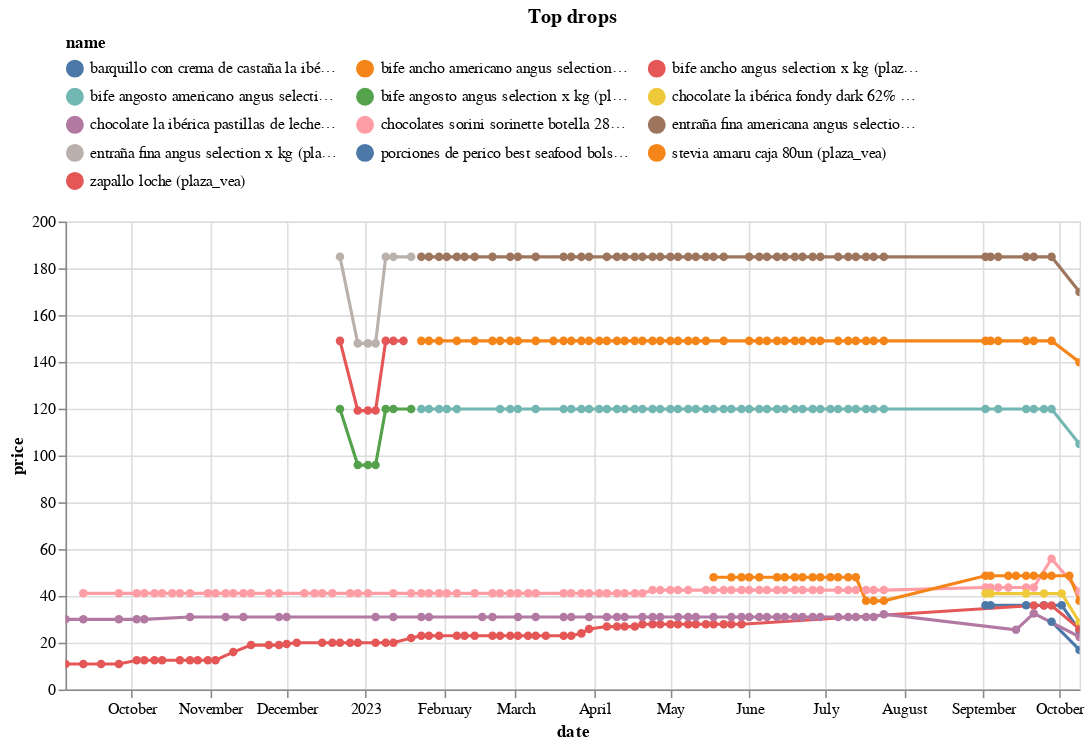

This figure's notebook cell:
### Code cell
(top_changes_abs
 .sort_values('change')
 .head(10)
 .pipe(plot_changes, 'Top drops')
)

### Figure 1 — Vega-Lite specification as saved in the notebook (floating-point values rounded to 4 significant figures; data arrays with more than 128 entries replaced by an {"elided": "..."} marker saying what was removed)
{"config": {"view": {"continuousWidth": 300, "continuousHeight": 300}, "legend": {"columns": 3, "orient": "top"}}, "data": {"name": "data-5a32bfea3771a7b87cca512e7f8e3220"}, "mark": {"type": "line", "point": true}, "encoding": {"color": {"field": "name", "scale": {"domain": ["barquillo con crema de castaña la ibérica táper 350g (plaza_vea)", "bife ancho americano angus selection x kg (plaza_vea)", "bife ancho angus selection x kg (plaza_vea)", "bife angosto americano angus selection x kg (plaza_vea)", "bife angosto angus selection x kg (plaza_vea)", "chocolate la ibérica fondy dark 62% barra 50g bolsa 6un (plaza_vea)", "chocolate la ibérica pastillas de leche de leche en pastillas caja 300gr (plaza_vea)", "chocolates sorini sorinette botella 280g (plaza_vea)", "entraña fina americana angus selection x kg (plaza_vea)", "entraña fina angus selection x kg (plaza_vea)", "porciones de perico best seafood bolsa 500g (plaza_vea)", "stevia amaru caja 80un (plaza_vea)", "zapallo loche (plaza_vea)"]}, "type": "nominal"}, "tooltip": [{"field": "name", "type": "nominal"}, {"field": "price", "type": "quantitative"}, {"field": "last_price", "type": "quantitative"}], "x": {"field": "date", "type": "temporal"}, "y": {"field": "price", "type": "quantitative"}}, "params": [{"name": "param_9", "select": {"type": "point", "fields": ["name"]}, "bind": "legend"}, {"name": "param_10", "select": {"type": "interval", "encodings": ["x", "y"]}, "bind": "scales"}], "title": "Top drops", "transform": [{"filter": {"param": "param_9"}}], "width": 650, "$schema": "https://vega.github.io/schema/vega-lite/v5.15.1.json", "datasets": {"data-5a32bfea3771a7b87cca512e7f8e3220": {"elided": "415 records"}}}
